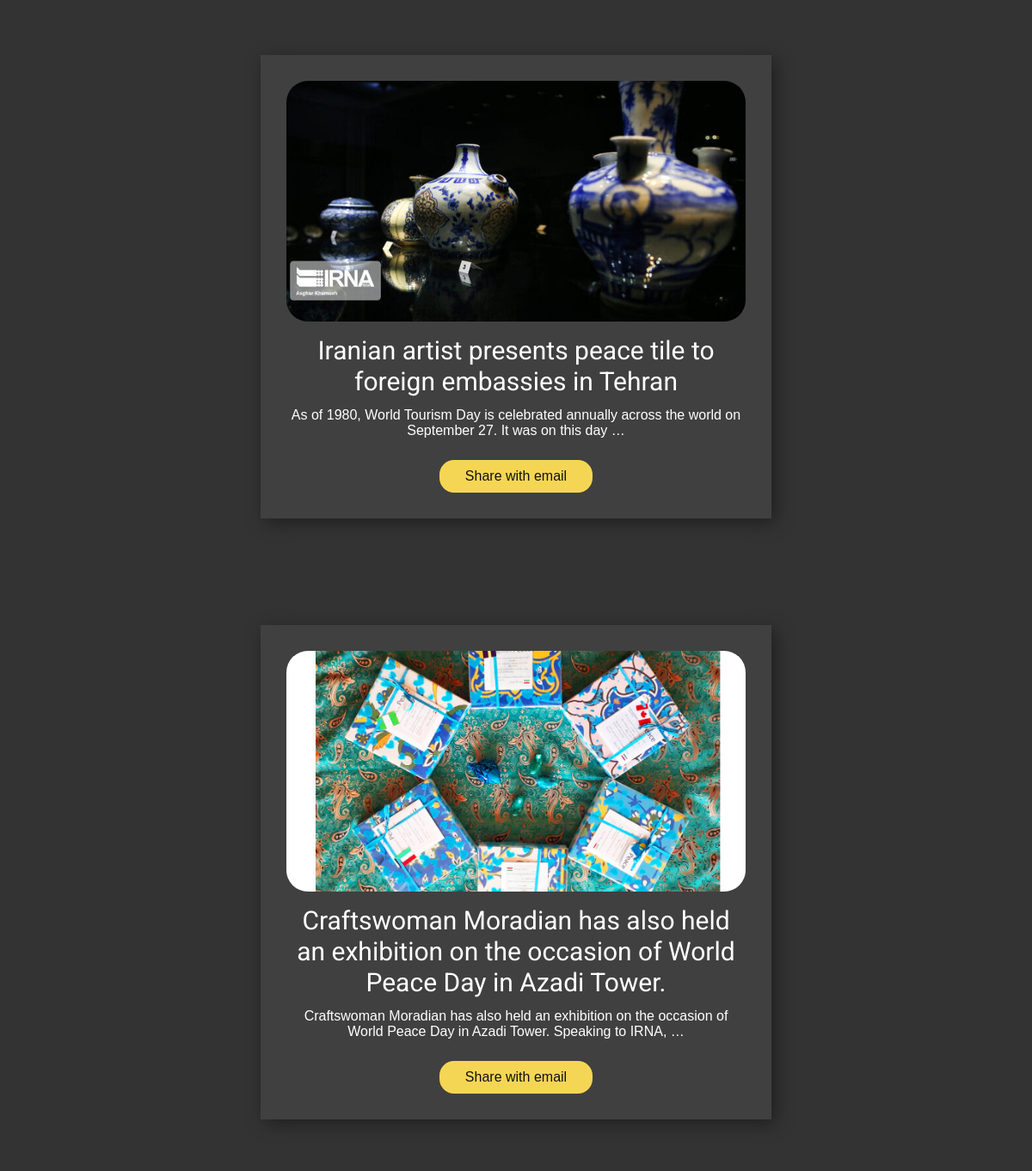
Screenshot of /blog/ with the database file from the repository.
### email_sender/models.py (models this page shows, shortened)
class Post(models.Model):
    image = models.ImageField(upload_to='',blank=True)
    title = models.CharField(max_length=250)
    slug = models.SlugField(max_length=250,unique_for_date='created',null=True)
    des = models.TextField()
    created = models.DateTimeField(auto_now_add=True)
    class Meta:
        ordering = ('-created',)

### email_sender/views.py (the view)
# urls.py: 2. Add a URL to urlpatterns:  path('', views.home, name='home')
def home(request):
    posts = Post.objects.all()
    return render(request,'home.html',{'posts': posts})

### templates/home.html (shortened to what this page needs)
{% load static %}
<!DOCTYPE html>
<html lang="en">
<head>
    {% include "ref/header_ref.html" %}
</head>
<body style="background-color:#333333;">
<section class="u-clearfix u-grey-80 u-section-1" id="sec-f62f">
    {% for post in posts %}
        <div class="u-clearfix u-sheet u-sheet-1">
            <div class="u-align-center u-container-style u-grey-75 u-group u-group-1">
                <div class="u-container-layout u-valign-bottom u-container-layout-1">
                    <img src="{{ post.image.url }}" alt=""
                         class="u-border-radius-25 u-expanded-width u-image u-image-round u-image-1"
                         data-image-width="1600"
                         data-image-height="900">
                    <h3 class="u-text u-text-default u-text-1">{{ post.title }}</h3>
                    <p class="u-text u-text-default u-text-2">{{ post.des|truncatewords:20 }}</p>
                    <a href="{% url "email:detail" post.slug %}"
                       class="u-border-radius-17 u-btn u-btn-round u-button-style u-palette-3-light-1 u-btn-1">Share
                        with
                        email</a>
                </div>
            </div>
        </div>
    {% endfor %}
</section>
</body>
</html>

### templates/ref/header_ref.html (shortened to what this page needs)
{% load static %}
<link rel="stylesheet" href="{% static "main.css" %}" media="screen">
<link rel="stylesheet" href="{% static "Page-1.css" %}" media="screen">

### email_sender/static/Page-1.css (style rules this page uses)
.u-section-1 { background-image: none }
.u-section-1 .u-sheet-1 { min-height: 50vw }
.u-section-1 .u-group-1 { width: 594px; min-height: 524px; height: auto; box-shadow: 5px 5px 20px 0 rgba(0,0,0,0.4); margin: 64px auto 60px }
.u-section-1 .u-container-layout-1 { padding: 30px }
.u-section-1 .u-image-1 { height: 280px; margin: 0 auto 0 0 }
.u-section-1 .u-text-1 { margin: 16px auto 0 }
.u-section-1 .u-text-2 { margin: 12px 0 0 }
.u-section-1 .u-btn-1 { border-style: none; background-image: none; margin: 25px auto 0 }

### rows the page displays
Post: image (picture), title "Iranian artist presents peace tile to foreign embassies in Tehran", des "As of 1980, World Tourism Day is celebrated annually across the world on September 27. It was on this day …"
Post: image (picture), title "Craftswoman Moradian has also held an exhibition on the occasion of World Peace Day in Azadi Tower.", des "Craftswoman Moradian has also held an exhibition on the occasion of World Peace Day in Azadi Tower. Speaking to IRNA, …"
